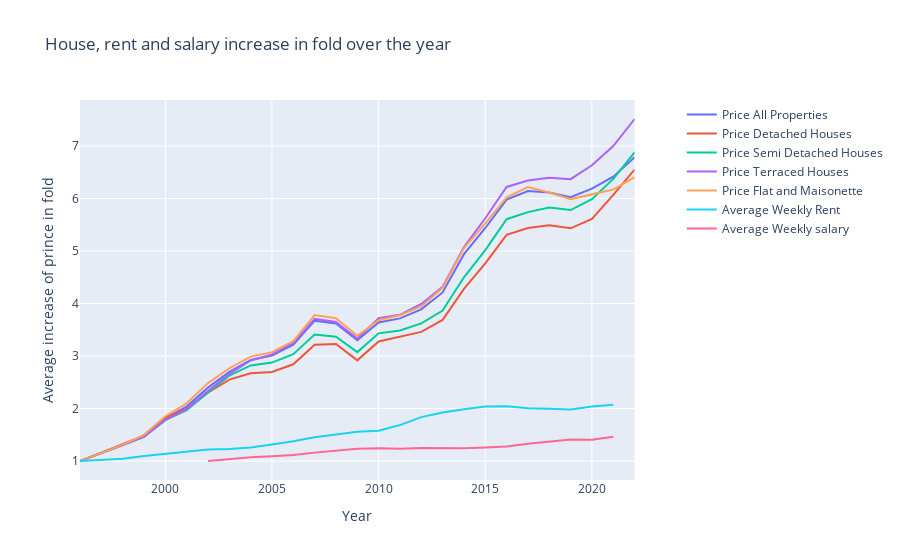

Source (notebook cell):
### Code cell
fig = make_subplots(specs=[[{"secondary_y": True}]])

y_all=data_prop_type_yearly["Average price All property types"]/data_prop_type_yearly["Average price All property types"][0]
y_det=data_prop_type_yearly["Average price Detached houses"]/data_prop_type_yearly["Average price Detached houses"][0]
y_semi=data_prop_type_yearly["Average price Semi-detached houses"]/data_prop_type_yearly["Average price Semi-detached houses"][0]
y_ter=data_prop_type_yearly["Average price Terraced houses"]/data_prop_type_yearly["Average price Terraced houses"][0]
y_flat=data_prop_type_yearly["Average price Flats and maisonettes"]/data_prop_type_yearly["Average price Flats and maisonettes"][0]
y_rent=rent["weekly rent"]/rent["weekly rent"][0]
y_salary = data_rev[3]["salary"]/data_rev[3]["salary"][0]

fig.add_trace(go.Scatter(name='Price All Properties', x=data_prop_type_yearly["Period"], y=y_all))
fig.add_trace(go.Scatter(name='Price Detached Houses', x=data_prop_type_yearly["Period"], y=y_det))
fig.add_trace(go.Scatter(name='Price Semi Detached Houses', x=data_prop_type_yearly["Period"], y=y_semi))
fig.add_trace(go.Scatter(name='Price Terraced Houses', x=data_prop_type_yearly["Period"], y=y_ter))
fig.add_trace(go.Scatter(name='Price Flat and Maisonette', x=data_prop_type_yearly["Period"], y=y_flat))
fig.add_trace(go.Scatter(name="Average Weekly Rent", x=rent["Year"], y=y_rent))
fig.add_trace(go.Scatter(name="Average Weekly salary", x=data_rev[3]["year"], y=y_salary))


fig.update_layout(
    title='House, rent and salary increase in fold over the year',
    xaxis=dict(title='Year'),
    yaxis=dict(title='Average increase of prince in fold'))

### Figure 1 — Plotly figure (JSON) as saved in the notebook; plotly's stock layout.template omitted (floating-point values rounded to 4 significant figures)
{"data": [{"name": "Price All Properties", "type": "scatter", "x": [1996, 1997, 1998, 1999, 2000, 2001, 2002, 2003, 2004, 2005, 2006, 2007, 2008, 2009, 2010, 2011, 2012, 2013, 2014, 2015, 2016, 2017, 2018, 2019, 2020, 2021, 2022], "y": [1, 1.151, 1.306, 1.48, 1.817, 2.037, 2.397, 2.701, 2.925, 3.011, 3.215, 3.673, 3.62, 3.299, 3.64, 3.717, 3.888, 4.211, 4.94, 5.439, 5.981, 6.144, 6.113, 6.027, 6.187, 6.415, 6.786]}, {"name": "Price Detached Houses", "type": "scatter", "x": [1996, 1997, 1998, 1999, 2000, 2001, 2002, 2003, 2004, 2005, 2006, 2007, 2008, 2009, 2010, 2011, 2012, 2013, 2014, 2015, 2016, 2017, 2018, 2019, 2020, 2021, 2022], "y": [1, 1.161, 1.323, 1.484, 1.823, 1.999, 2.3, 2.551, 2.673, 2.697, 2.843, 3.216, 3.228, 2.917, 3.277, 3.365, 3.46, 3.687, 4.278, 4.765, 5.308, 5.439, 5.492, 5.432, 5.61, 6.069, 6.552]}, {"name": "Price Semi Detached Houses", "type": "scatter", "x": [1996, 1997, 1998, 1999, 2000, 2001, 2002, 2003, 2004, 2005, 2006, 2007, 2008, 2009, 2010, 2011, 2012, 2013, 2014, 2015, 2016, 2017, 2018, 2019, 2020, 2021, 2022], "y": [1, 1.149, 1.308, 1.46, 1.779, 1.967, 2.306, 2.626, 2.821, 2.875, 3.035, 3.409, 3.369, 3.074, 3.432, 3.486, 3.621, 3.865, 4.499, 5.016, 5.607, 5.741, 5.827, 5.781, 5.986, 6.374, 6.879]}, {"name": "Price Terraced Houses", "type": "scatter", "x": [1996, 1997, 1998, 1999, 2000, 2001, 2002, 2003, 2004, 2005, 2006, 2007, 2008, 2009, 2010, 2011, 2012, 2013, 2014, 2015, 2016, 2017, 2018, 2019, 2020, 2021, 2022], "y": [1, 1.149, 1.3, 1.465, 1.783, 1.989, 2.334, 2.66, 2.915, 3.029, 3.252, 3.708, 3.649, 3.332, 3.723, 3.784, 3.992, 4.319, 5.075, 5.624, 6.221, 6.344, 6.394, 6.369, 6.634, 7.001, 7.515]}, {"name": "Price Flat and Maisonette", "type": "scatter", "x": [1996, 1997, 1998, 1999, 2000, 2001, 2002, 2003, 2004, 2005, 2006, 2007, 2008, 2009, 2010, 2011, 2012, 2013, 2014, 2015, 2016, 2017, 2018, 2019, 2020, 2021, 2022], "y": [1, 1.153, 1.308, 1.499, 1.853, 2.098, 2.483, 2.767, 2.989, 3.072, 3.284, 3.779, 3.719, 3.384, 3.683, 3.776, 3.945, 4.3, 5.057, 5.526, 6.023, 6.218, 6.115, 5.989, 6.084, 6.171, 6.407]}, {"name": "Average Weekly Rent", "type": "scatter", "x": [1996, 1997, 1998, 1999, 2000, 2001, 2002, 2003, 2004, 2005, 2006, 2007, 2008, 2009, 2010, 2011, 2012, 2013, 2014, 2015, 2016, 2017, 2018, 2019, 2020, 2021], "y": [1, 1.024, 1.044, 1.096, 1.137, 1.178, 1.221, 1.23, 1.258, 1.314, 1.375, 1.451, 1.506, 1.557, 1.577, 1.684, 1.836, 1.923, 1.985, 2.039, 2.041, 2.007, 1.997, 1.982, 2.038, 2.074]}, {"name": "Average Weekly salary", "type": "scatter", "x": [2002, 2003, 2004, 2005, 2006, 2007, 2008, 2009, 2010, 2011, 2012, 2013, 2014, 2015, 2016, 2017, 2018, 2019, 2020, 2021], "y": [1, 1.039, 1.069, 1.091, 1.115, 1.16, 1.201, 1.233, 1.242, 1.233, 1.247, 1.242, 1.241, 1.258, 1.279, 1.33, 1.37, 1.408, 1.403, 1.461]}], "layout": {"title": {"text": "House, rent and salary increase in fold over the year"}, "xaxis": {"anchor": "y", "domain": [0, 0.94], "title": {"text": "Year"}}, "yaxis": {"anchor": "x", "domain": [0, 1], "title": {"text": "Average increase of prince in fold"}}, "yaxis2": {"anchor": "x", "overlaying": "y", "side": "right"}}}
